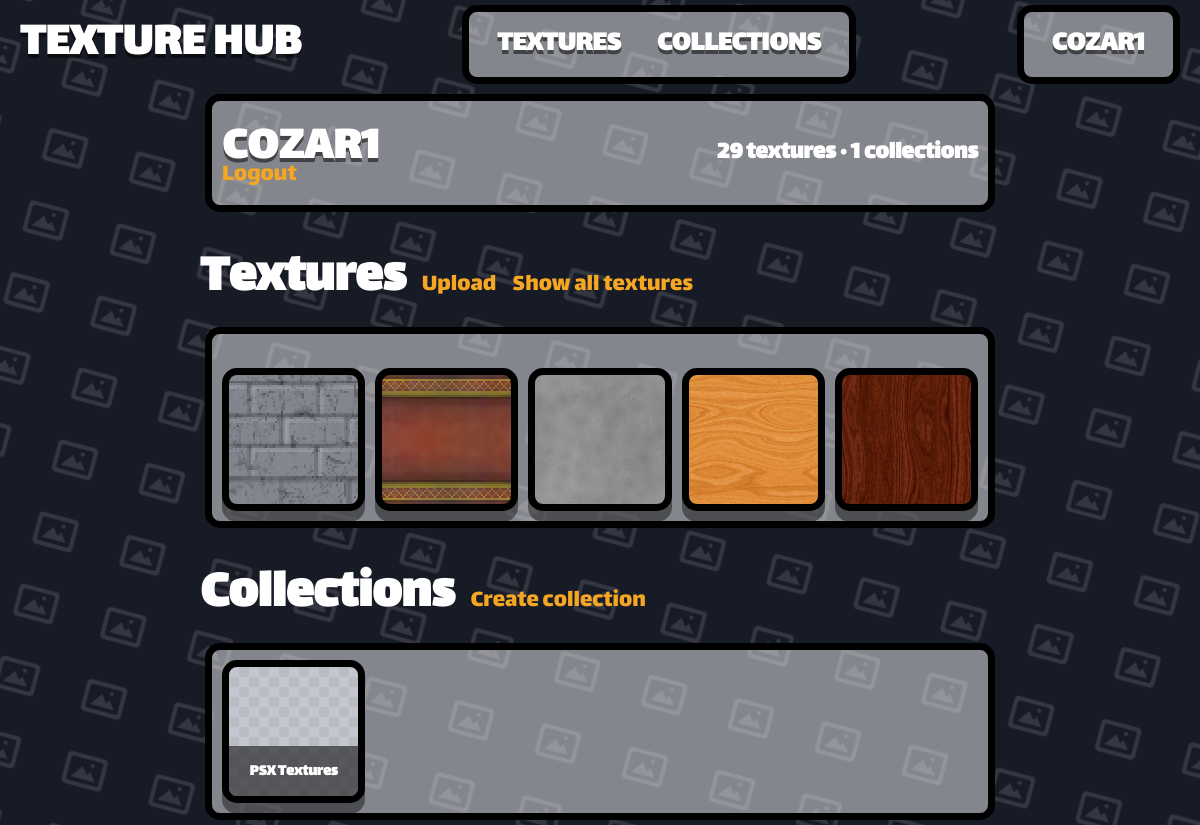
Before: /user/cozar1 (signed in) with the older database file.
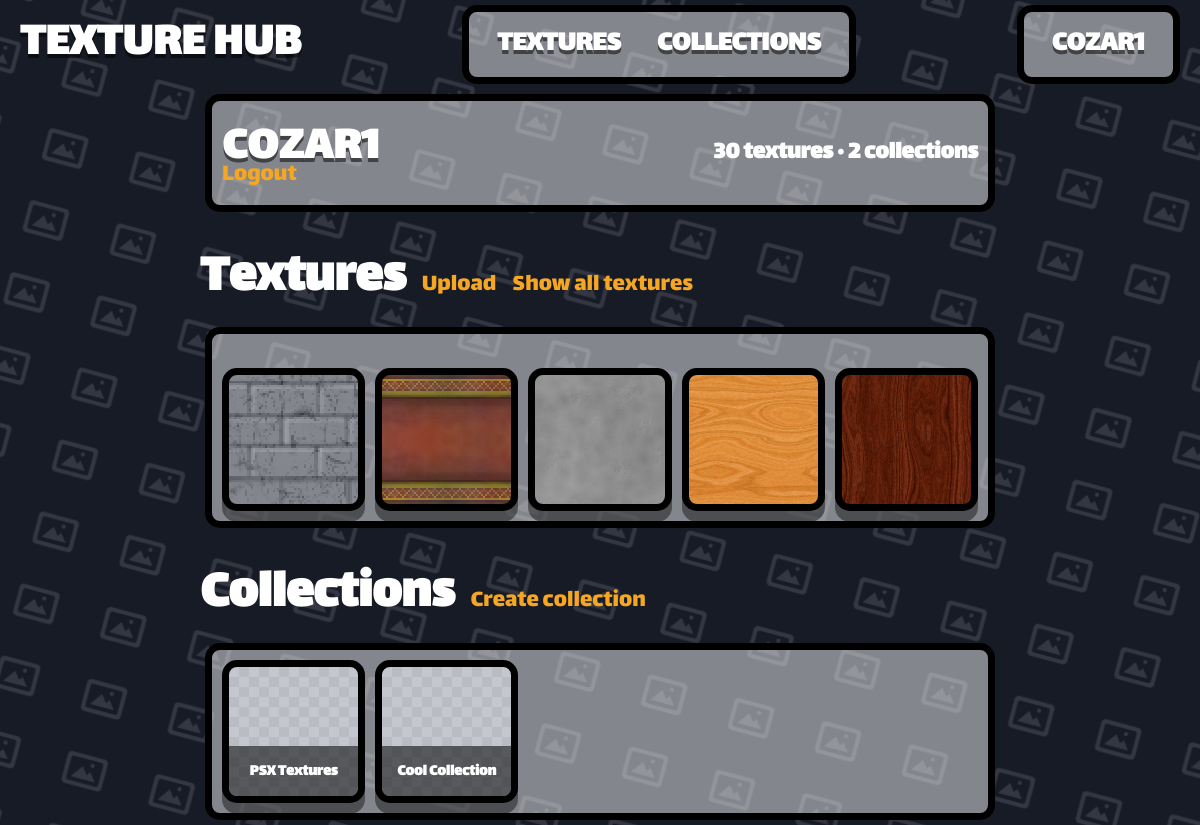
After: the same page with the newer database file.
### app.py (models this page shows)
class User(db.Model):
    __tablename__ = "User"
    user_id = db.Column(db.Integer, primary_key=True)
    user_name = db.Column(db.String(80), unique=True, nullable=False)
    user_password = db.Column(db.String(120), nullable=False)
    user_rating = db.Column(db.Integer, default=0)

class Texture(db.Model):
    __tablename__ = "Texture"
    texture_id = db.Column(db.Integer, primary_key=True)
    texture_name = db.Column(db.String(80), unique=True, nullable=False)
    texture_address = db.Column(db.String(120), nullable=False)
    texture_user_id = db.Column(db.Integer, default=0)
    texture_tags = db.Column(db.String(200), nullable=True)

class Collection(db.Model):
    __tablename__ = "Collection"
    collection_id = db.Column(db.Integer, primary_key=True)
    collection_name = db.Column(db.String(80), unique=True, nullable=False)
    collection_user_id = db.Column(db.String(120), nullable=False)
    collection_rating = db.Column(db.Integer, default=0)

### app.py (the view)
@app.route("/user/<username>")
def user_profile(username):
    profile_user = get_or_404(User, user_name=username)
    if profile_user is None:  # Makes sure user_id exists
        abort(404)
    textures = Texture.query.filter_by(texture_user_id=profile_user.user_id).all()
    collections = Collection.query.filter_by(
        collection_user_id=profile_user.user_id
    ).all()
    return render_template(
        "user.html",
        user=get_current_user(),
        profile_user=profile_user,
        follower_count=367,
        joined_display="1/05/2026",
        texture_count_display="3,546",
        collection_count_display="742",
        texture_more_total=13357,
        collection_more_total=13357,
        textures=textures,
        collections=collections,
        owner=profile_user == get_current_user(),
    )

### app.py (called while the page is built)
def get_current_user():
    user_id = session.get("user_id")
    if user_id is None:
        return None
    return User.query.get(user_id)

@app.template_filter("texture_url")
def texture_image_url(address):
    if not address:
        return DEFAULT_TEXTURE_URL
    addr = str(address).strip().replace("\\", "/")
    if addr.startswith("/static/images/"):
        rel = addr[len("/static/images/") :]
    elif addr.startswith("static/images/"):
        rel = addr[len("static/images/") :]
    else:
        rel = os.path.basename(addr)
    rel = os.path.basename(rel)
    if not rel or rel.startswith("."):
        return DEFAULT_TEXTURE_URL
    full = os.path.join(STATIC_IMAGES_DIR, rel)
    if os.path.isfile(full):
        return f"/static/images/{rel}"
    return DEFAULT_TEXTURE_URL

def get_or_404(model, **filters):
    obj = model.query.filter_by(**filters).first()
    if obj is None:
        abort(404)
    return obj

### templates/user.html (shortened to what this page needs)
{% extends "template.html" %}
{% block content %}
<div>
    <div class="container">
        <div class="th-detail-title-row">
            <h1 class="th-detail-title">{{ profile_user.user_name }}</h1>
            <div class="th-detail-author">{{ textures|length }} textures · {{ collections|length }} collections</div>
        </div>
        <a href="/logout" class="th-user-option" type="submit">Logout</a>
    </div>
    <div class="th-textures-header" style="margin-top: 24px;">
        <h1>Textures</h1>
        <a class="th-user-option" href="/upload">Upload</a>
        <a class="th-user-option" href="/0?user={{ profile_user.user_name | urlencode }}">Show all textures</a>
    </div>
    <div class="container">
        {% if textures|length > 0 %}
        <div class="th-texture-grid" style="margin-top: 24px;">
            {% for item in textures[:5] %}
            {% include "texture_template.html" %}
            {% endfor %}
        </div>
        {% else %}
        <p>No Textures, Try Creating One!</p>
        {% endif%}
    </div>
    <div class="th-textures-header" style="margin-top: 24px;">
        <h1>Collections</h1>
        <a class="th-user-option" href="/create_collection">Create collection</a>
    </div>
    <div class="container">
        {% if collections|length > 0 %}
        <div class="th-texture-grid">
            {% for item in collections[:5] %}
            {% include "collection_template.html" %}
            {% endfor %}
        </div>
        {% else %}
        <p style="width:fit-content">No Collections, Try Creating One!</p>
        {% endif%}
    </div>
</div>
{% endblock %}

### templates/template.html (shortened to what this page needs)
<!DOCTYPE html>
<html lang="en">
<head>
    <link rel="stylesheet" href="https://cdnjs.cloudflare.com/ajax/libs/font-awesome/6.5.2/css/all.min.css">
    <link rel="stylesheet" href="/static/style.css">
</head>
<body class="th-body">
    {% if request.endpoint not in ('login', 'signup') %}
    <header class="th-navbar">
        <a href="/" class="th-brand">TEXTURE HUB</a>
        <div class="container">
            <ul class="th-nav-links">
                <li><a href="/0" class="th-nav-link {% if request.path == '/' %}is-active{% endif %}">TEXTURES</a></li>
                <li><a href="/1"
                        class="th-nav-link {% if request.path == '/collections' %}is-active{% endif %}">COLLECTIONS</a>
                </li>
            </ul>
        </div>
        <div class="container">
            <ul class="th-nav-links">
                {% if user %}
                <li><a class="th-nav-link" href="/user/{{ user.user_name }}">{{ user.user_name }}</a></li>
                {% else %}
                <li><a href="/login" class="th-nav-link {% if request.path == '/' %}is-active{% endif %}">Login</a></li>
                {% endif %}
            </ul>
        </div>
    </header>
    {% endif %}
    <main class="th-page">
        {% block content %}
        {% endblock %}
    </main>
</body>
</html>

### templates/texture_template.html
<a href="/texture/{{ item.texture_id }}" class="item"
    style="background-image: url('{{ item.texture_address | texture_url }}'); background-size: cover; background-position: center; background-repeat: no-repeat;">
    <div class="item-thumb"></div>
</a>

### templates/collection_template.html
<a href="/collection/{{ item.collection_id }}" class="item">
    <div class="item-thumb"></div>
    <div class="item-name">{{ item.collection_name }}</div>
</a>

Changed rows visible on the page:
added Collection: collection_name "Cool Collection"
Other visible differences:
{{ textures|length }}: "29" → "30"
{{ collections|length }}: "1" → "2"
